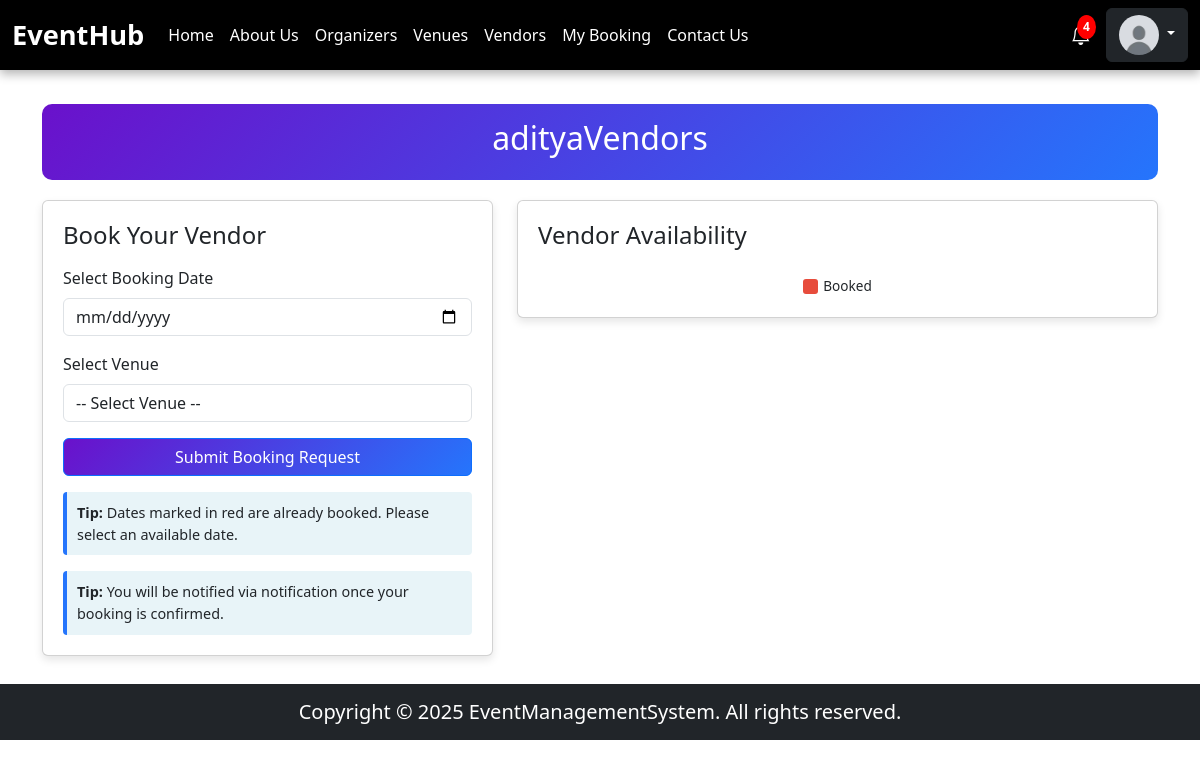
/pages/vendors/vendorBooking.php?vendorId=6 (signed in), run on the app's committed database.
### tables this page shows
CREATE TABLE `users` (
  `id` int(11) NOT NULL,
  `username` varchar(255) NOT NULL,
  `email` varchar(255) NOT NULL,
  `phone` varchar(20) NOT NULL,
  `password` varchar(255) NOT NULL,
  `location` varchar(255) NOT NULL,
  `role` enum('user','organizer','vendor','venue_owner') NOT NULL,
  `profile_picture` varchar(255) DEFAULT NULL,
  `created_at` timestamp NOT NULL DEFAULT current_timestamp()
);

CREATE TABLE `vendors` (
  `id` int(11) NOT NULL,
  `user_id` int(11) NOT NULL,
  `business_name` varchar(255) NOT NULL,
  `description` text DEFAULT NULL,
  `service` enum('catering','photography','decorator','anchor','dj','karaoke') NOT NULL,
  `website` varchar(255) DEFAULT NULL,
  `instagram` varchar(255) DEFAULT NULL,
  `service_locations` text DEFAULT NULL,
  `price_range` varchar(255) DEFAULT NULL
);

### pages/vendors/vendorBooking.php (the view, shortened to what this page needs)
<?php
include("../../database/databaseConnection.php");
$vendorId = $_GET['vendorId'] ?? null;
$query = $conn->prepare("SELECT * FROM vendors WHERE id = ?");
$query->bind_param("i", $vendorId);
$query->execute();
$result = $query->get_result();
$vendor = $result->fetch_assoc();
?>
<!DOCTYPE html>
<html lang="en">
<head>
    <link rel="stylesheet" href="https://cdn.jsdelivr.net/npm/bootstrap@5.3.0/dist/css/bootstrap.min.css">
    <link rel="stylesheet" href="../../public/styles/style.css">
    <link rel="stylesheet" href="../../public/styles/venueBooking.css">
    <link rel="stylesheet" href="https://cdn.jsdelivr.net/npm/fullcalendar@5.11.3/main.min.css">
</head>
<body>
    <?php include("../../components/header.php"); ?>
    <div class="container my-4">
        <div class="venue-header">
            <h2><?php echo htmlspecialchars($vendor['business_name']); ?></h2>
        </div>
        <div class="row g-4">
            <div class="col-md-5">
                <div class="card h-100">
                    <h4 class="mb-3">Book Your Vendor</h4>
                    <form method="POST" action="<?php echo htmlspecialchars($_SERVER['PHP_SELF']) . '?vendorId=' . $vendorId; ?>">
                        <div class="mb-3">
                            <label for="booking_date" class="form-label">Select Booking Date</label>
                            <input type="date" class="form-control" id="booking_date" name="booking_date" required>
                        </div>
                        <div class="mb-3">
                            <label for="venue_selection" class="form-label">Select Venue</label>
                            <select class="form-control" id="venue_selection" name="venue_selection" required onchange="updateVenueLocation()">
                                <option value="">-- Select Venue --</option>
                            </select>
                        </div>
                        <button type="submit" class="btn btn-primary w-100">Submit Booking Request</button>
                    </form>
                    <div class="booking-tip mt-3">
                        <strong>Tip:</strong> Dates marked in red are already booked. Please select an available date. <br>
                    </div>
                    <div class="booking-tip mt-3">
                        <strong>Tip:</strong> You will be notified via notification once your booking is confirmed.
                    </div>
                </div>
            </div>
            <div class="col-md-7">
                <div class="card">
                    <h4 class="mb-3">Vendor Availability</h4>
                    <div class="date-legend">
                        <div class="legend-item">
                            <div class="legend-color" style="background-color: #e74c3c;"></div>
                            <span>Booked</span>
                        </div>
                    </div>
                </div>
            </div>
        </div>
    </div>
    <?php include("../../components/footer.php"); ?>
</body>
</html>

### components/header.php (shortened to what this page needs)
<?php
include(__DIR__ . "/../database/databaseConnection.php");
$profilePic = "/EventManagementSystem/uploads/profilePics/default.png";
$unreadNotifications = 0;
if (isset($_SESSION['user_id'])) {
    $user_id = $_SESSION['user_id'];
    $query = "SELECT profile_picture, role FROM users WHERE id = ?";
    $stmt = mysqli_prepare($conn, $query);
    mysqli_stmt_bind_param($stmt, "i", $user_id);
    mysqli_stmt_execute($stmt);
    $result = mysqli_stmt_get_result($stmt);
    if ($row = mysqli_fetch_assoc($result)) {
        if (!empty($row['profile_picture'])) {
            $profilePic = $row['profile_picture'];
        }
    }
    $notifQuery = "SELECT COUNT(*) AS unread_count FROM notifications WHERE user_id = ? AND status = 'unread'";
    $notifStmt = mysqli_prepare($conn, $notifQuery);
    mysqli_stmt_bind_param($notifStmt, "i", $user_id);
    mysqli_stmt_execute($notifStmt);
    $notifResult = mysqli_stmt_get_result($notifStmt);
    if ($notifRow = mysqli_fetch_assoc($notifResult)) {
        $unreadNotifications = $notifRow['unread_count'];
    }
}
?>
<!DOCTYPE html>
<html lang="en">
<head>
    <link href="https://cdn.jsdelivr.net/npm/bootstrap@5.3.0/dist/css/bootstrap.min.css" rel="stylesheet">
    <link rel="stylesheet" href="https://cdn.jsdelivr.net/npm/bootstrap-icons/font/bootstrap-icons.css">
</head>
<body>
<nav class="navbar navbar-expand-lg navbar-dark">
    <div class="container-fluid">
        <a class="navbar-brand" href="/EventManagementSystem/">EventHub</a>
        <div class="collapse navbar-collapse" id="navbarNav">
            <ul class="navbar-nav me-auto">
                <li class="nav-item"><a class="nav-link" href="/EventManagementSystem/">Home</a></li>
                <li class="nav-item"><a class="nav-link" href="/EventManagementSystem/pages/aboutus.php">About Us</a></li>
                <li class="nav-item"><a class="nav-link" href="/EventManagementSystem/pages/organizers/organizers.php">Organizers</a></li>
                <li class="nav-item"><a class="nav-link" href="/EventManagementSystem/pages/venue/venues.php">Venues</a></li>
                <li class="nav-item"><a class="nav-link" href="/EventManagementSystem/pages/vendors/vendors.php">Vendors</a></li>
                <?php if (isset($_SESSION['user_id'])){ ?>
                    <li class="nav-item"><a class="nav-link" href="/EventManagementSystem/pages/myBooking.php">My Booking</a></li>
                <?php } ?>
                <li class="nav-item"><a class="nav-link" href="/EventManagementSystem/pages/contactUs.php">Contact Us</a></li>
            </ul>
            <?php if (!isset($_SESSION['user_id'])): ?>
                <div class="d-flex">
                    <a href="/EventManagementSystem/pages/login.php" class="btn btn-outline-light me-2">Login</a>
                    <a href="/EventManagementSystem/pages/register.php" class="btn btn-warning">Register</a>
                </div>
            <?php else: ?>
                <div class="d-flex align-items-center">
                    <a href="/EventManagementSystem/pages/notifications.php" class="notification-icon">
                        <?php if ($unreadNotifications > 0): ?>
                            <span class="notif-badge"><?php echo $unreadNotifications; ?></span>
                        <?php endif; ?>
                    </a>
                    <div class="dropdown">
                        <button class="btn btn-dark dropdown-toggle" type="button" data-bs-toggle="dropdown" aria-expanded="false">
                            <img src="<?php echo htmlspecialchars($profilePic, ENT_QUOTES, 'UTF-8'); ?>" alt="Profile Picture" class="profile-pic">
                        </button>
                    </div>
                </div>
            <?php endif; ?>
        </div>
    </div>
</nav>
</body>
</html>

### public/styles/style.css (style rules this page uses)
html, body { height: 100%; display: flex; flex-direction: column; }

### public/styles/venueBooking.css (style rules this page uses)
body { background-color: #f8f9fa; padding-bottom: 60px; font-family: 'Segoe UI', Tahoma, Geneva, Verdana, sans-serif; }
.container { max-width: 1100px; }
.card { box-shadow: 0 4px 8px rgba(0, 0, 0, 0.1); border-radius: 10px; padding: 20px; background-color: white; border: none; }
.venue-header { background: linear-gradient(135deg, #6a11cb 0%, #2575fc 100%); color: white; padding: 15px; border-radius: 10px; margin-bottom: 20px; text-align: center; }
.btn-primary { background: linear-gradient(135deg, #6a11cb 0%, #2575fc 100%); border: none; padding: 10px; }
.booking-tip { background-color: #e8f4f8; border-left: 4px solid #2575fc; padding: 10px; margin-top: 15px; border-radius: 4px; font-size: 0.9rem; }
.date-legend { display: flex; justify-content: center; margin-top: 10px; gap: 20px; }
.legend-item { display: flex; align-items: center; font-size: 0.85rem; }
.legend-color { width: 15px; height: 15px; border-radius: 3px; margin-right: 5px; }

### components/header.php (style rules this page uses)
.navbar { position: fixed; top: 0; width: 100%; z-index: 1000; background: #000; box-shadow: 0 4px 10px rgba(0, 0, 0, 0.3); }
.navbar-brand { font-size: 1.7rem; font-weight: bold; color: white; }
.navbar-nav .nav-link { color: white; }
.profile-pic { width: 40px; height: 40px; border-radius: 50%; }
.notification-icon { position: relative; display: inline-block; color: white; font-size: 20px; margin-right: 15px; cursor: pointer; }
.notif-badge { position: absolute; top: -5px; right: -5px; background: red; color: white; font-size: 12px; font-weight: bold; border-radius: 50%; padding: 3px 6px; }

### data on the page
users: profile_picture (placeholder picture)
vendors: business_name "adityaVendors"

### other printed values
$unreadNotifications "4"
